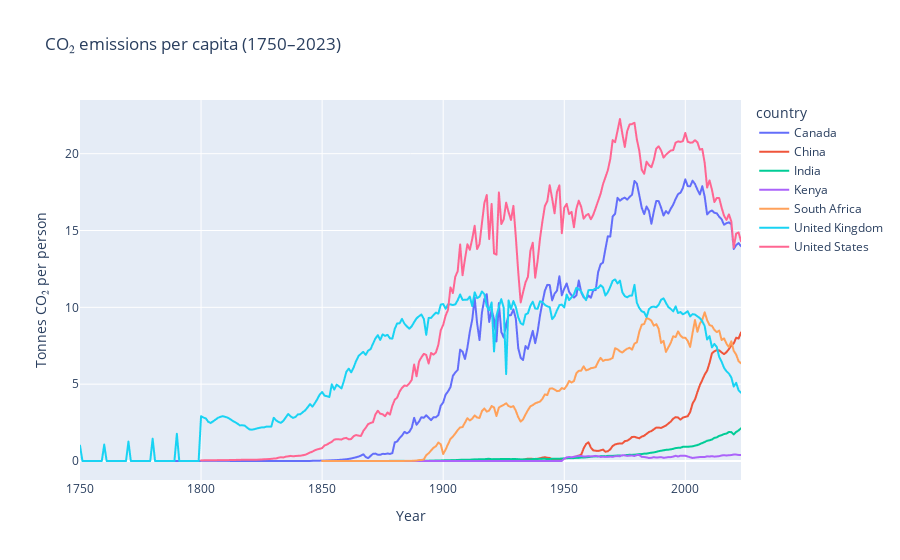

The cell this chart's notebook holds for it:
### Code cell
import pandas as pd
import plotly.express as px


countries = [
    "United States",
    "Canada",
    "China",
    "South Africa",
    "European Union (27)",
    "World",
    "United Kingdom",
    "India",
    "Kenya"
]

df_filtered = df[df["country"].isin(countries)]

fig = px.line(
    df_filtered,
    x="year",
    y="co2_per_capital",
    color="country",
    title="CO₂ emissions per capita (1750–2023)",
    labels={"co2_per_capita": "Tonnes CO₂ per person", "year": "Year"}
)

fig.show()

### Figure 1 — Plotly figure (JSON) as saved in the notebook; plotly's stock layout.template omitted (floating-point values rounded to 4 significant figures; data arrays with more than 128 entries replaced by an {"elided": "..."} marker saying what was removed)
{"data": [{"hovertemplate": "country=Canada<br>Year=%{x}<br>Tonnes CO₂ per person=%{y}<extra></extra>", "legendgroup": "Canada", "line": {"color": "#636efa", "dash": "solid"}, "marker": {"symbol": "circle"}, "mode": "lines", "name": "Canada", "showlegend": true, "type": "scattergl", "x": {"elided": "239 int values"}, "xaxis": "x", "y": {"elided": "239 float values"}, "yaxis": "y"}, {"hovertemplate": "country=China<br>Year=%{x}<br>Tonnes CO₂ per person=%{y}<extra></extra>", "legendgroup": "China", "line": {"color": "#EF553B", "dash": "solid"}, "marker": {"symbol": "circle"}, "mode": "lines", "name": "China", "showlegend": true, "type": "scattergl", "x": {"elided": "174 int values"}, "xaxis": "x", "y": {"elided": "174 float values"}, "yaxis": "y"}, {"hovertemplate": "country=India<br>Year=%{x}<br>Tonnes CO₂ per person=%{y}<extra></extra>", "legendgroup": "India", "line": {"color": "#00cc96", "dash": "solid"}, "marker": {"symbol": "circle"}, "mode": "lines", "name": "India", "showlegend": true, "type": "scattergl", "x": {"elided": "174 int values"}, "xaxis": "x", "y": {"elided": "174 float values"}, "yaxis": "y"}, {"hovertemplate": "country=Kenya<br>Year=%{x}<br>Tonnes CO₂ per person=%{y}<extra></extra>", "legendgroup": "Kenya", "line": {"color": "#ab63fa", "dash": "solid"}, "marker": {"symbol": "circle"}, "mode": "lines", "name": "Kenya", "showlegend": true, "type": "scattergl", "x": {"elided": "174 int values"}, "xaxis": "x", "y": {"elided": "174 float values"}, "yaxis": "y"}, {"hovertemplate": "country=South Africa<br>Year=%{x}<br>Tonnes CO₂ per person=%{y}<extra></extra>", "legendgroup": "South Africa", "line": {"color": "#FFA15A", "dash": "solid"}, "marker": {"symbol": "circle"}, "mode": "lines", "name": "South Africa", "showlegend": true, "type": "scattergl", "x": {"elided": "174 int values"}, "xaxis": "x", "y": {"elided": "174 float values"}, "yaxis": "y"}, {"hovertemplate": "country=United Kingdom<br>Year=%{x}<br>Tonnes CO₂ per person=%{y}<extra></extra>", "legendgroup": "United Kingdom", "line": {"color": "#19d3f3", "dash": "solid"}, "marker": {"symbol": "circle"}, "mode": "lines", "name": "United Kingdom", "showlegend": true, "type": "scattergl", "x": {"elided": "274 int values"}, "xaxis": "x", "y": {"elided": "274 float values"}, "yaxis": "y"}, {"hovertemplate": "country=United States<br>Year=%{x}<br>Tonnes CO₂ per person=%{y}<extra></extra>", "legendgroup": "United States", "line": {"color": "#FF6692", "dash": "solid"}, "marker": {"symbol": "circle"}, "mode": "lines", "name": "United States", "showlegend": true, "type": "scattergl", "x": {"elided": "224 int values"}, "xaxis": "x", "y": {"elided": "224 float values"}, "yaxis": "y"}], "layout": {"legend": {"title": {"text": "country"}, "tracegroupgap": 0}, "title": {"text": "CO₂ emissions per capita (1750–2023)"}, "xaxis": {"anchor": "y", "domain": [0, 1], "title": {"text": "Year"}}, "yaxis": {"anchor": "x", "domain": [0, 1], "title": {"text": "Tonnes CO₂ per person"}}}}
